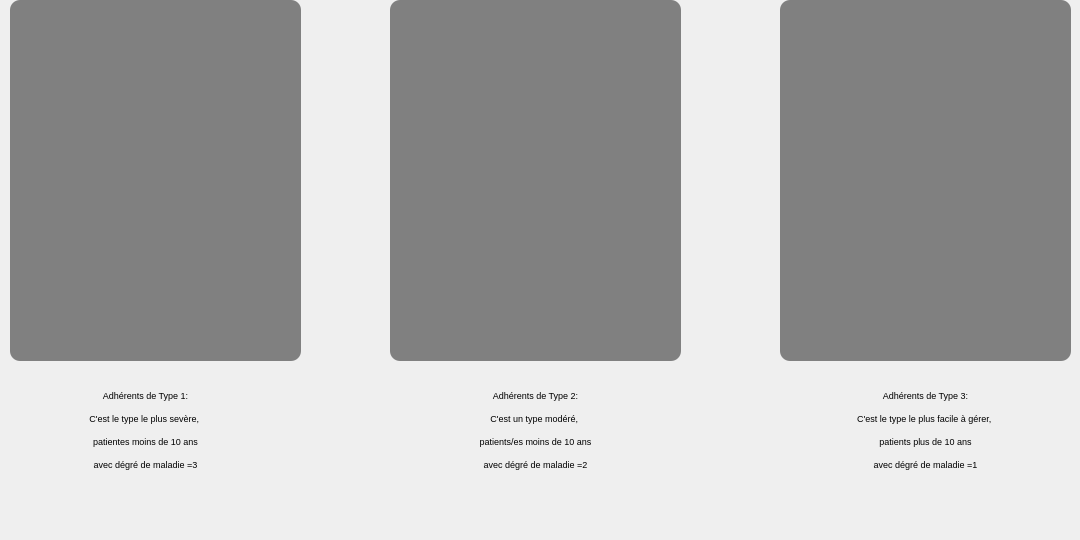
      <widget class="QWidget" name="tab_16">
       <attribute name="title">
        <string>Classification</string>
       </attribute>
       <widget class="QTableView" name="tableView_6">
        <property name="geometry">
         <rect>
          <x>780</x>
          <y>0</y>
          <width>291</width>
          <height>361</height>
         </rect>
        </property>
        <property name="styleSheet">
         <string notr="true">border-radius: 10px;
background-color: grey;
color: rgb(255, 255, 255);
alternate-background-color: rgb(255, 255, 255);</string>
        </property>
       </widget>
       <widget class="QLabel" name="label_42">
        <property name="geometry">
         <rect>
          <x>780</x>
          <y>330</y>
          <width>291</width>
          <height>201</height>
         </rect>
        </property>
        <property name="styleSheet">
         <string notr="true">font: 10 10pt &quot;Rockwell Extra Bold&quot;</string>
        </property>
        <property name="text">
         <string>&lt;html&gt;&lt;head/&gt;&lt;body&gt;&lt;p align=&quot;center&quot;&gt;&lt;span style=&quot; font-size:7pt;&quot;&gt;Adhérents de Type 3:&lt;/span&gt;&lt;/p&gt;&lt;p align=&quot;center&quot;&gt;&lt;span style=&quot; font-size:7pt;&quot;&gt;C'est le type le plus facile à gérer, &lt;/span&gt;&lt;/p&gt;&lt;p align=&quot;center&quot;&gt;&lt;span style=&quot; font-size:7pt;&quot;&gt;patients plus de 10 ans&lt;/span&gt;&lt;/p&gt;&lt;p align=&quot;center&quot;&gt;&lt;span style=&quot; font-size:7pt;&quot;&gt;avec dégré de maladie =1&lt;/span&gt;&lt;/p&gt;&lt;/body&gt;&lt;/html&gt;</string>
        </property>
        <property name="textFormat">
         <enum>Qt::AutoText</enum>
        </property>
        <property name="scaledContents">
         <bool>false</bool>
        </property>
       </widget>
       <widget class="QLabel" name="label_43">
        <property name="geometry">
         <rect>
          <x>390</x>
          <y>330</y>
          <width>291</width>
          <height>201</height>
         </rect>
        </property>
        <property name="styleSheet">
         <string notr="true">font: 10 10pt &quot;Rockwell Extra Bold&quot;</string>
        </property>
        <property name="text">
         <string>&lt;html&gt;&lt;head/&gt;&lt;body&gt;&lt;p align=&quot;center&quot;&gt;&lt;span style=&quot; font-size:7pt;&quot;&gt;Adhérents de Type 2:&lt;/span&gt;&lt;/p&gt;&lt;p align=&quot;center&quot;&gt;&lt;span style=&quot; font-size:7pt;&quot;&gt;C'est un type modéré, &lt;/span&gt;&lt;/p&gt;&lt;p align=&quot;center&quot;&gt;&lt;span style=&quot; font-size:7pt;&quot;&gt;patients/es moins de 10 ans&lt;/span&gt;&lt;/p&gt;&lt;p align=&quot;center&quot;&gt;&lt;span style=&quot; font-size:7pt;&quot;&gt;avec dégré de maladie =2&lt;/span&gt;&lt;/p&gt;&lt;/body&gt;&lt;/html&gt;</string>
        </property>
        <property name="textFormat">
         <enum>Qt::AutoText</enum>
        </property>
        <property name="scaledContents">
         <bool>false</bool>
        </property>
       </widget>
       <widget class="QTableView" name="tableView_7">
        <property name="geometry">
         <rect>
          <x>10</x>
          <y>0</y>
          <width>291</width>
          <height>361</height>
         </rect>
        </property>
        <property name="styleSheet">
         <string notr="true">border-radius: 10px;
background-color: grey;
color: rgb(255, 255, 255);
alternate-background-color: rgb(255, 255, 255);</string>
        </property>
       </widget>
       <widget class="QLabel" name="label_44">
        <property name="geometry">
         <rect>
          <x>0</x>
          <y>330</y>
          <width>291</width>
          <height>201</height>
         </rect>
        </property>
        <property name="styleSheet">
         <string notr="true">font: 10 10pt &quot;Rockwell Extra Bold&quot;</string>
        </property>
        <property name="text">
         <string>&lt;html&gt;&lt;head/&gt;&lt;body&gt;&lt;p align=&quot;center&quot;&gt;&lt;span style=&quot; font-size:7pt;&quot;&gt;Adhérents de Type 1:&lt;/span&gt;&lt;/p&gt;&lt;p align=&quot;center&quot;&gt;&lt;span style=&quot; font-size:7pt;&quot;&gt;C'est le type le plus sevère, &lt;/span&gt;&lt;/p&gt;&lt;p align=&quot;center&quot;&gt;&lt;span style=&quot; font-size:7pt;&quot;&gt;patientes moins de 10 ans&lt;/span&gt;&lt;/p&gt;&lt;p align=&quot;center&quot;&gt;&lt;span style=&quot; font-size:7pt;&quot;&gt;avec dégré de maladie =3&lt;/span&gt;&lt;/p&gt;&lt;/body&gt;&lt;/html&gt;</string>
        </property>
        <property name="textFormat">
         <enum>Qt::AutoText</enum>
        </property>
        <property name="scaledContents">
         <bool>false</bool>
        </property>
       </widget>
       <widget class="QTableView" name="tableView_8">
        <property name="geometry">
         <rect>
          <x>390</x>
          <y>0</y>
          <width>291</width>
          <height>361</height>
         </rect>
        </property>
        <property name="styleSheet">
         <string notr="true">border-radius: 10px;
background-color: grey;
color: rgb(255, 255, 255);
alternate-background-color: rgb(255, 255, 255);</string>
        </property>
       </widget>
      </widget>
